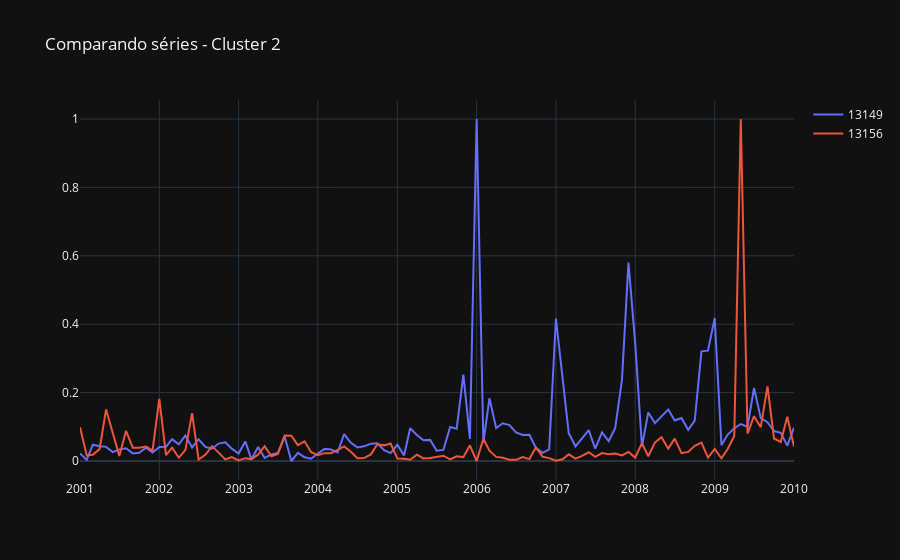

The cell this chart's notebook holds for it:
### Code cell
cluster = '2'
cluster_df = c2
###
data2 = []
color_list =  ['#1f77b4', '#ff7f0e', '#2ca02c', '#d62728', '#9467bd']
for i in cluster_df.index:
    temp_df = list_to_dtw[i]
    trace = go.Scatter(x = temp_df['date'],
                       y = normalize_list_numpy(temp_df[temp_df.columns[-1]]),
                       name = cluster_df['code'][i],
                       mode = 'lines')#, marker = dict(color = color_list[c]))
    data2.append(trace)
    
layout = go.Layout(title = 'Comparando séries - Cluster '+cluster, template = 'plotly_dark')
fig = go.Figure(data=data, layout = layout)
pyo.iplot(fig, config=dict(showLink = False))
